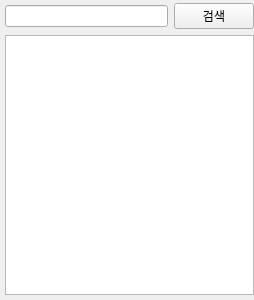
<?xml version="1.0" encoding="UTF-8"?>
<ui version="4.0">
 <class>Widget</class>
 <widget class="QWidget" name="Widget">
  <property name="geometry">
   <rect>
    <x>0</x>
    <y>0</y>
    <width>254</width>
    <height>300</height>
   </rect>
  </property>
  <property name="windowTitle">
   <string>Form</string>
  </property>
  <layout class="QVBoxLayout" name="verticalLayout">
   <property name="leftMargin">
    <number>5</number>
   </property>
   <property name="topMargin">
    <number>3</number>
   </property>
   <property name="rightMargin">
    <number>0</number>
   </property>
   <property name="bottomMargin">
    <number>5</number>
   </property>
   <item>
    <layout class="QHBoxLayout" name="horizontalLayout">
     <item>
      <widget class="QLineEdit" name="line_edit_event_search"/>
     </item>
     <item>
      <widget class="QPushButton" name="button_event_search">
       <property name="text">
        <string>검색</string>
       </property>
      </widget>
     </item>
    </layout>
   </item>
   <item>
    <widget class="QListView" name="list_view_event_list">
     <property name="selectionMode">
      <enum>QAbstractItemView::SelectionMode::MultiSelection</enum>
     </property>
     <property name="selectionBehavior">
      <enum>QAbstractItemView::SelectionBehavior::SelectRows</enum>
     </property>
    </widget>
   </item>
  </layout>
 </widget>
 <resources/>
 <connections/>
</ui>
